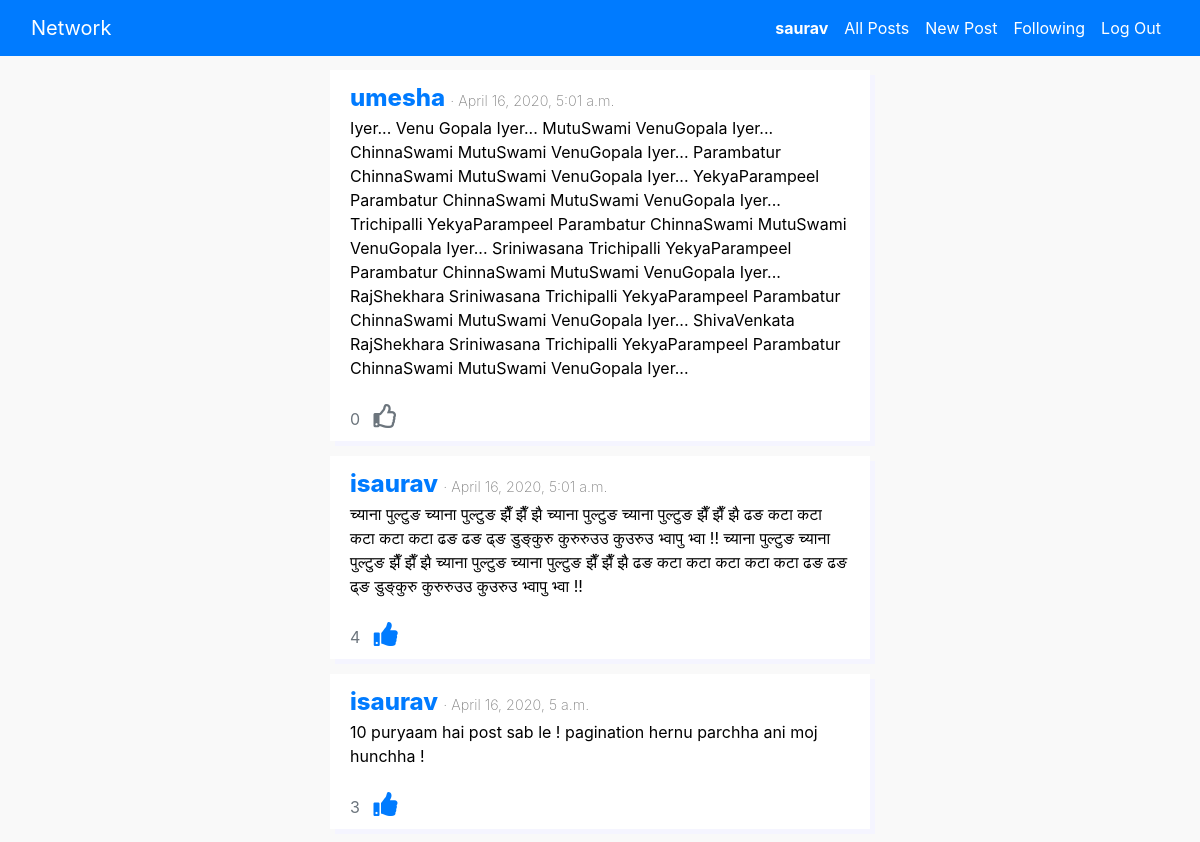
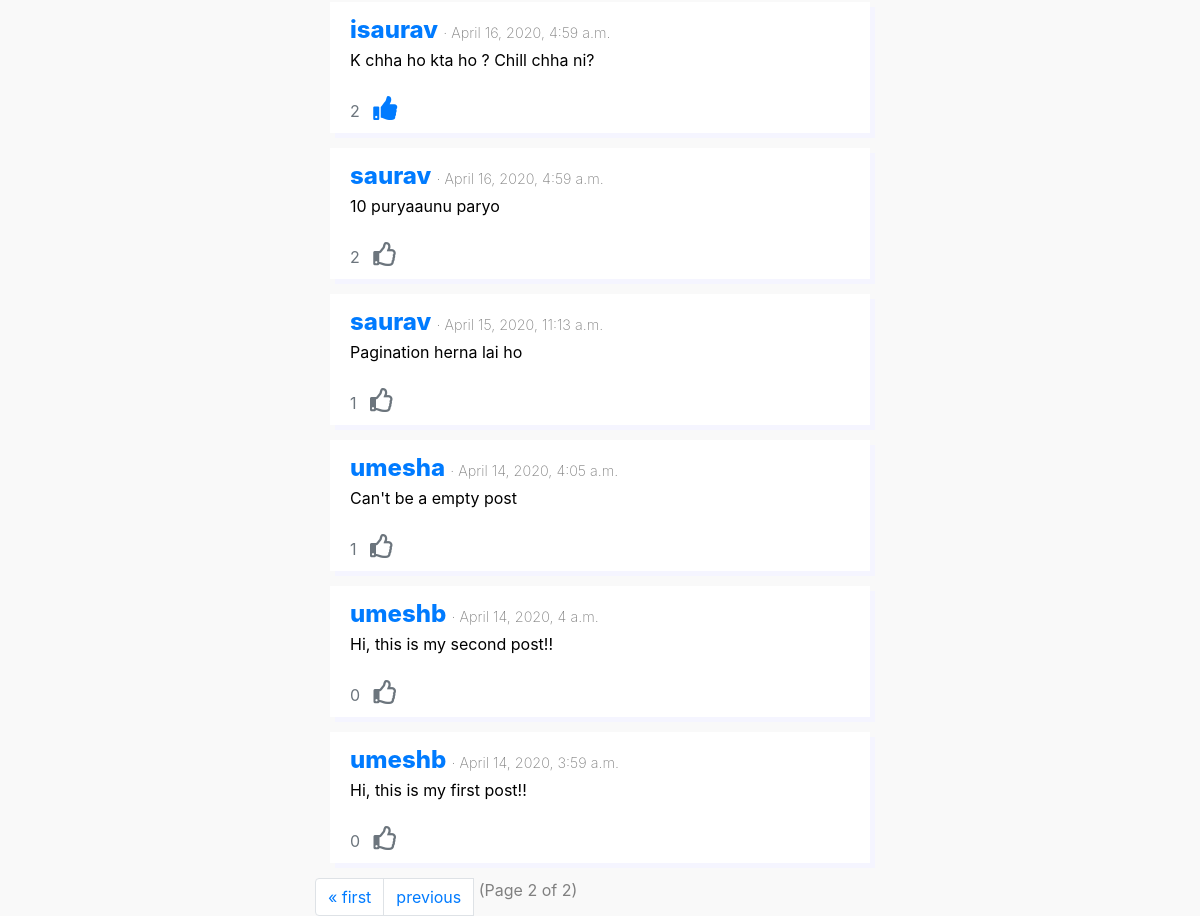
The app's page /?page=2 (signed in), older data (2 pictures, top to bottom).
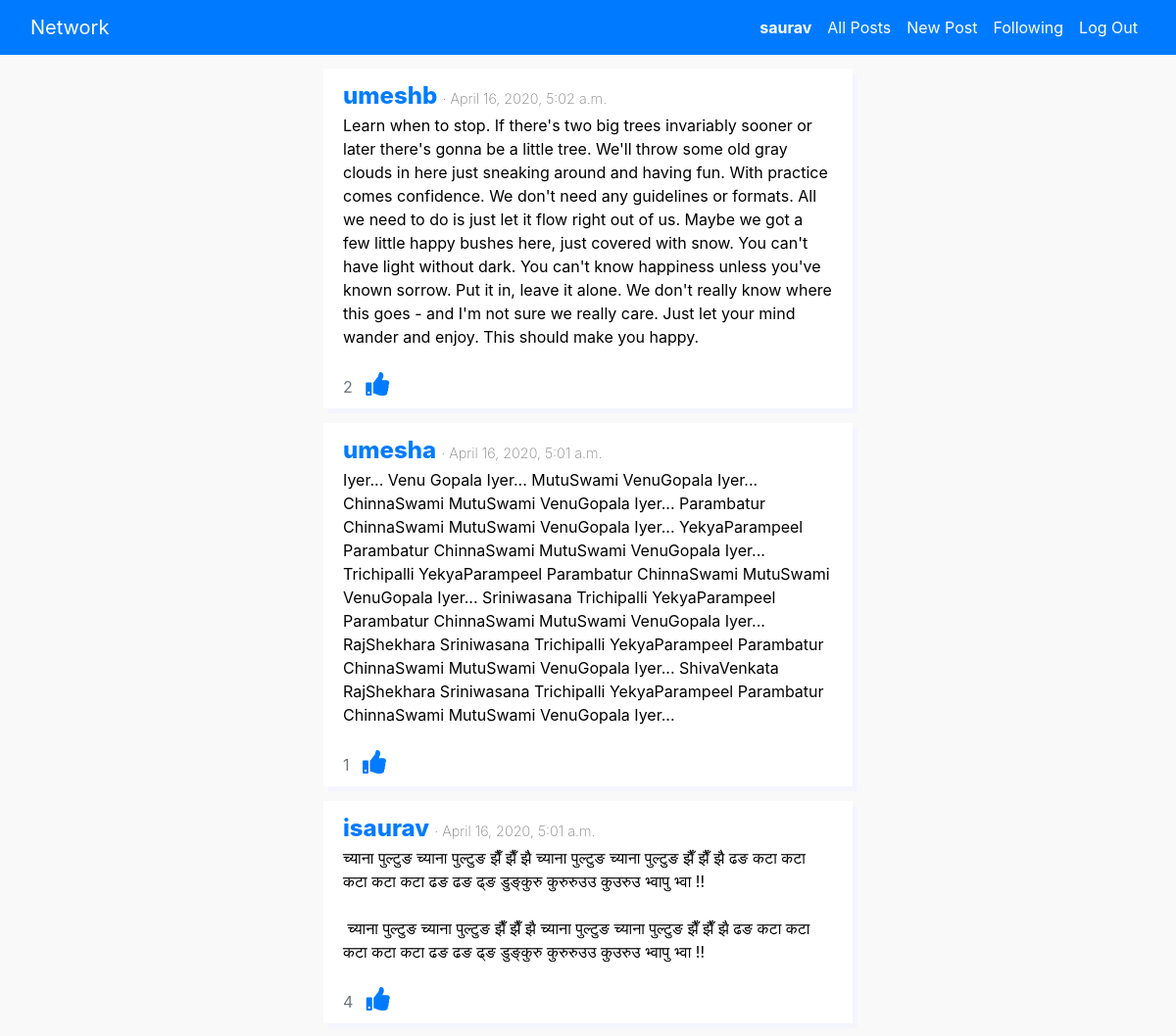
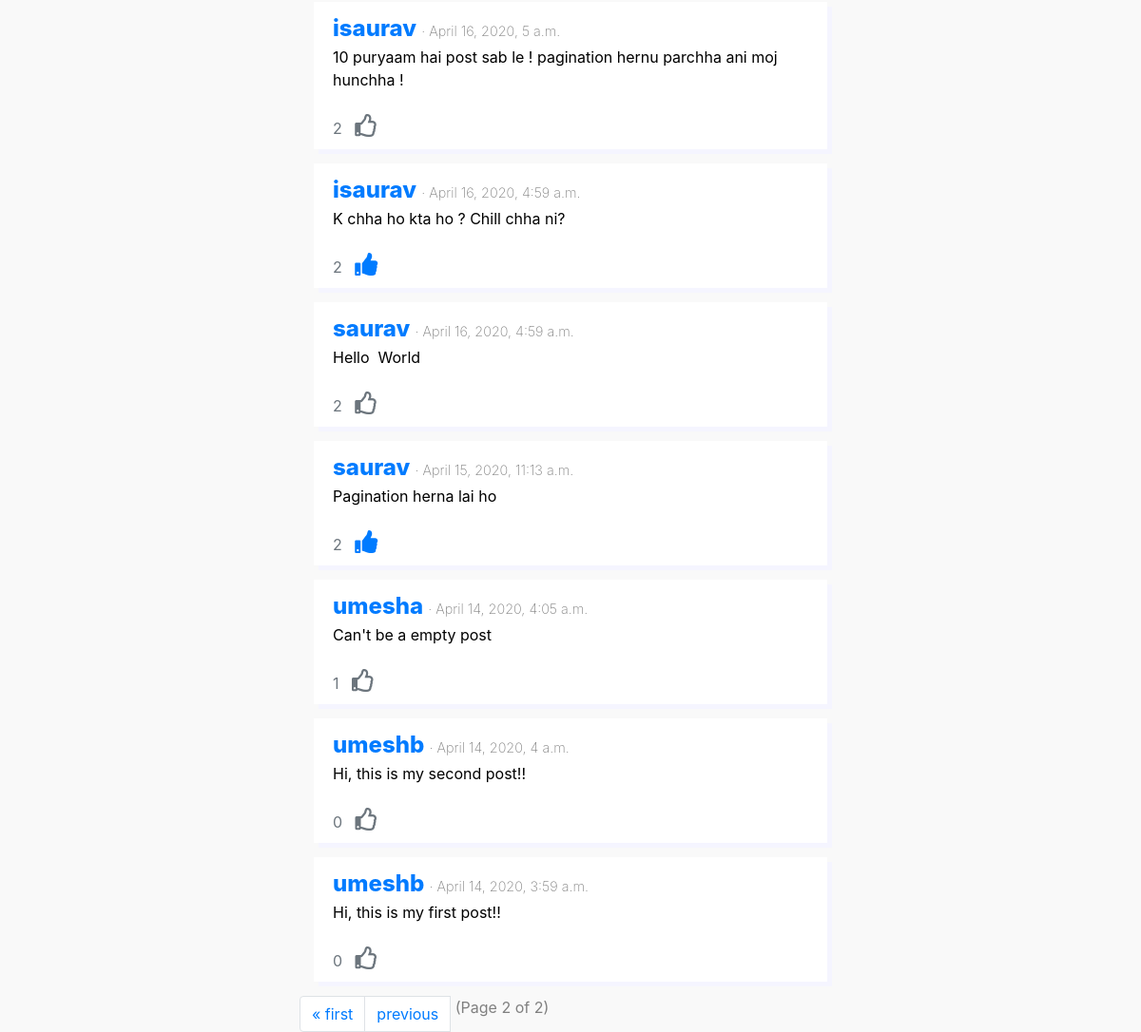
The same page, newer data (2 pictures, top to bottom).
### network/models.py (models this page shows, shortened)
class User(AbstractUser):
    dob = models.DateField(blank=False)

class Post(models.Model):
    text = models.TextField(blank=False)
    user = models.ForeignKey(User, on_delete=models.CASCADE)
    created_at = models.DateTimeField(auto_now_add=True)
    class Meta:
        ordering = ('-created_at',)

### network/views.py (the view)
# urls.py: path("", views.index, name="index"),
@login_required
def index(request, following=False):
    if following:
        users_i_follow = [
            f.following_user_id for f in request.user.following.all()
        ]
        posts = Post.objects.filter(user__in=users_i_follow)
    else:
        posts = Post.objects.all()
    post_data = list()
    for post in posts:
        likes = Likes.objects.filter(post=post).count()
        already_liked = Likes.objects.filter(
            post=post,
            user=request.user
        )
        react = 'Unlike' if already_liked else 'Like'
        post_data.append({
            'post_id': post.id,
            'post_text': post.text,
            'posted_by': post.user,
            'posted_at': post.created_at,
            'likes_count': likes,
            'react': react
        })
    page_number = request.GET.get('page', 1)
    paginator = Paginator(post_data, MAX_ITEMS_PER_PAGE)
    posts = paginator.get_page(page_number)
    params = {
        'posts': posts,
    }
    return render(
        request,
        "network/index.html",
        params
    )

### network/templates/network/index.html (shortened to what this page needs)
{% extends "network/layout.html" %}
{% load static %}
{% block body %}
    <div class="container col-md-6 col-md-offset-3 centered-form center-block" onclick="clickHandler(event)">
        {% for post in posts %}
            <div class="row">
                <div class="panel panel-default">
                    <div class="panel-heading">
                        <div class="toprow">
                            <a href="{% url 'user_info' user_id=post.posted_by.id%}" class="post-author">
                                {{post.posted_by}}
                            </a>
                            <span class="post-date">
                                · {{post.posted_at}}
                            </span>
                        </div>
                        <div class="post-text">
                            <span style="white-space: pre-line">{{post.post_text}}</span>
                        </div>
                    </div>
                    <br>
                    <span class="likes panel-body">
                        <span id="{{ post.post_id }}" class="text-secondary"> {{post.likes_count}} </span> &nbsp;
                        {% if post.react == "Unlike" %}
                            <i class="fa fa-thumbs-up text-primary" data-buttonid="{{ post.post_id }}" data-buttonWork="unlike"></i>
                        {% else %}
                            <i class="far fa-thumbs-up text-secondary" data-buttonid="{{ post.post_id }}" data-buttonWork="like"></i>
                        {% endif %}
                    </span>
                </div>
            </div>
        {% endfor %}
        {% if posts.number %}
            <ul class="pagination">
                    {% if posts.has_previous %}
                        <li class="page-item"><a class="page-link" href="?page=1">&laquo; first</a></li>
                        <li class="page-item"><a class="page-link" href="?page={{ posts.previous_page_number }}">previous</a></li>
                    {% endif %}
                    <span class="current" style="color: gray;">
                        &nbsp;(Page {{ posts.number }} of {{ posts.paginator.num_pages }})&nbsp;
                    </span>
            </ul>
        {% endif %}
    </div>
{% endblock %}

### network/templates/network/layout.html (shortened to what this page needs)
{% load static %}
<!DOCTYPE html>
<html lang="en">
    <head>
        <link rel="stylesheet" href="https://stackpath.bootstrapcdn.com/bootstrap/4.4.1/css/bootstrap.min.css">
        <link href="{% static 'network/styles.css' %}" rel="stylesheet">
        <link href="https://cdnjs.cloudflare.com/ajax/libs/font-awesome/5.13.0/css/all.min.css" rel="stylesheet">
    </head>
    <body >
        <nav class="navbar navbar-expand-lg fixed-top bg-primary" role="navigation">
            <div class="container-fluid">
                <div class="navbar-header">
                    <a class="navbar-brand mr-lg-auto" href="#">Network</a>
                </div>
                <ul class="navbar-nav ml-auto" id="navbarToggleExternalContent">
                    {% if user.is_authenticated %}
                        <li class="nav-item">
                            <a class="nav-link" href="{% url 'user_info' user_id=user.id%}"><strong>{{ user.username }}</strong></a>
                        </li>
                        <li class="nav-item">
                            <a class="nav-link" href="{% url 'index' %}">All Posts</a>
                        </li>
                        <li class="nav-item">
                            <a class="nav-link" href="{% url 'create_post' %}">New Post</a>
                        </li>
                        <li class="nav-item">
                            <a class="nav-link" href="{% url 'following_posts' %}">Following</a>
                        </li>
                        <li class="nav-item">
                            <a class="nav-link" href="{% url 'logout' %}">Log Out</a>
                        </li>
                    {% endif %}
                </ul>
            </div>
        </nav>
        <div class="body">
            {% block body %}
            {% endblock %}
        </div>
    </body>
</html>

Row changes from the older to the newer data that the page shows:
changed User "saurav": post_text "10 puryaaunu paryo" → "Hello World"; likes_count "1" → "2"
now on one of the page's lists (row unchanged): User: posted_by "umeshb", posted_at "April 14, 2020, 3:59 a.m.", post_text "Hi, this is my first post!!"
shown differently, row unchanged: User "umeshb": posted_at "April 14, 2020, 4 a.m." → "April 16, 2020, 5:02 a.m."; post_text "Hi, this is my second post!!" → "Learn when to stop. If there's two big trees invariably sooner or later there's gonna be a little tree. We'll throw some old gray clouds in here just sneaking around and having fun. With practice comes confidence. We don't need any guidelines or formats. All we need to do is just let it flow right out of us. Maybe we got a few little happy bushes here, just covered with snow. You can't have light without dark. You can't know happiness unless you've known sorrow. Put it in, leave it alone. We don't really know where this goes - and I'm not sure we really care. Just let your mind wander and enjoy. This should make you happy."; likes_count "0" → "2"; posted_at "April 14, 2020, 3:59 a.m." → "April 14, 2020, 4 a.m."; post_text "Hi, this is my first post!!" → "Hi, this is my second post!!"; moves up the list
changed User "umesha": likes_count "0" → "1"
changed User "isaurav": likes_count "3" → "2"
